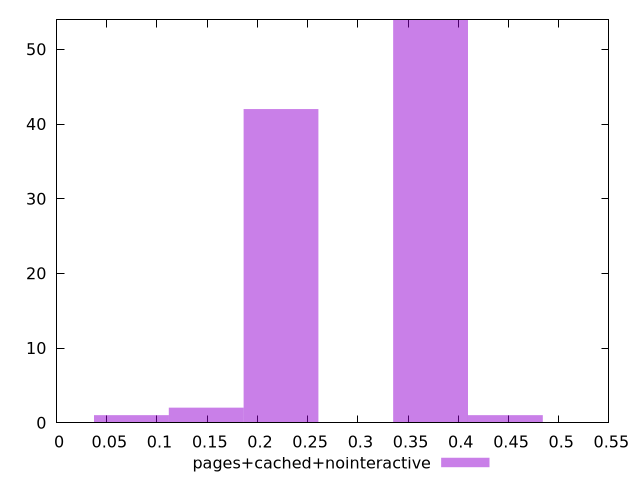

Source code (gnuplot):
$_pagesCachedNointeractive <<EOF
0.37244016019450676 54
0.22346409611670404 42
0.07448803203890135 1
0.1489760640778027 2
0.4469281922334081 1
EOF
set key outside below
set terminal pngcairo
set output "report_00005_2020-11-02T22-26-11.212Z/cumulative-layout-shift/pages+cached+nointeractive//raw_hist.png"
set yrange [0:54]
set boxwidth 0.07448803203890135
set style fill transparent solid 0.5 noborder
plot $_pagesCachedNointeractive title "pages+cached+nointeractive" with boxes ,
